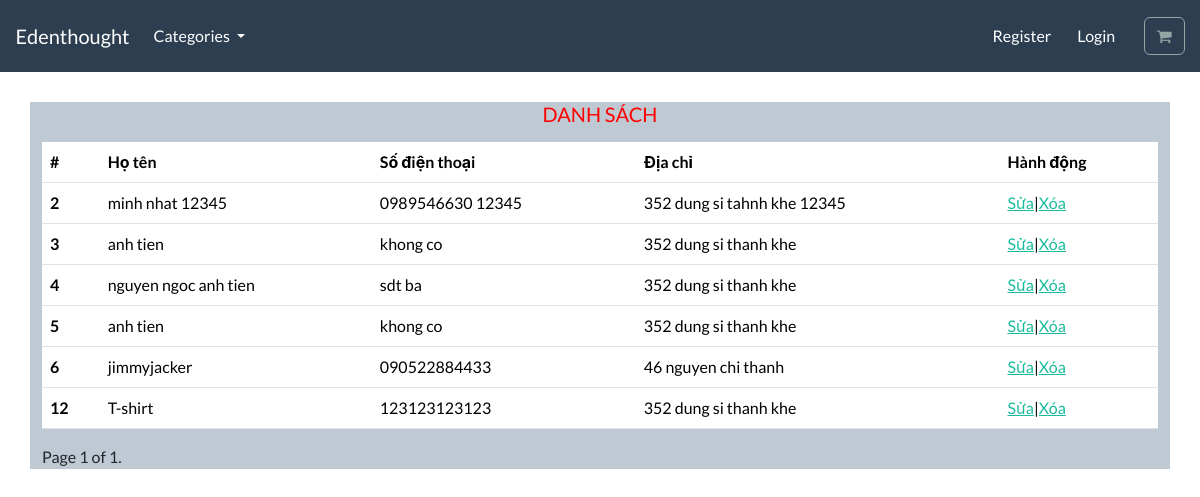
The page /customer/list/ on the database as committed earlier.
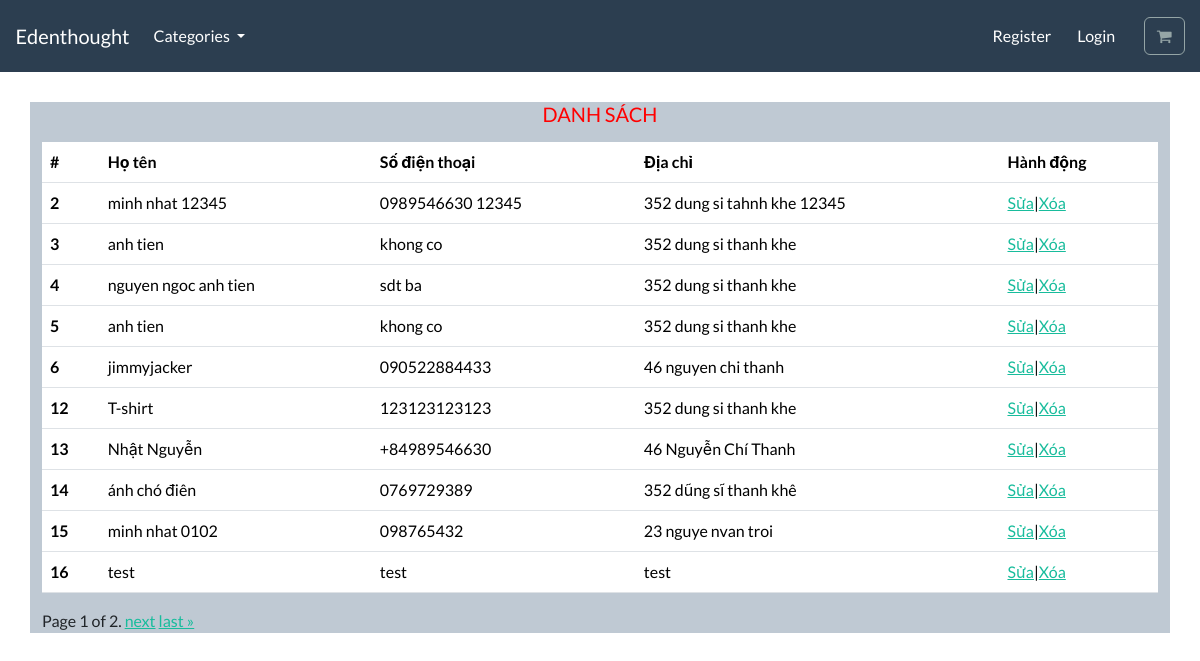
The same page on the database as committed later.
### customer/models.py (models this page shows)
class AddCustomer(models.Model):
  id = models.AutoField(primary_key=True)
  name = models.CharField(max_length=250)
  phone = models.CharField(max_length=250)
  address = models.CharField(max_length=250)

### customer/views.py (the view)
# urls.py: path('list/', views.list_customer, name="list_customer"),
def list_customer(request):
  data = AddCustomer.objects.all()
  paginator = Paginator(data,10)
  page_number = request.GET.get('page_number')
  page_obj = paginator.get_page(page_number)
  return render(request,'customer/list-customer.html',{'page_obj':page_obj})

### templates/customer/list-customer.html (shortened to what this page needs)
{% extends "base.html" %}
{% load static %}
{% block content %}
<div class="container">
  <div class="mb-3" style="
  font-size: 15px;
  text-align: center;
  margin-top: 30px;
">
     <h1 style="
     font-size: 20px;
 ">DANH SÁCH</h1>
  </div>
    <table class="table table-hover">
      <thead>
        <tr>
          <th scope="col">#</th>
          <th scope="col">Họ tên</th>
          <th scope="col">Số điện thoại</th>
          <th scope="col">Địa chỉ</th>
          <th scope="col">Hành động</th>
        </tr>
      </thead>
        <tbody>
          {% for customer in page_obj %}
          <tr>
            <th scope="row">{{customer.id}}</th>
            <td>{{customer.name}}</td>
            <td>{{customer.phone}}</td>
            <td>{{customer.address}}</td>
            <td><a href="{% url 'update_customer' customer.id %}">Sửa</a>|<a onclick="del_customer('{{customer.id}}')" href="#">Xóa</a></td>
          </tr>
          {% endfor %}
        </tbody>
    </table>
    <div class="pagination">
      <span class="step-links">
        <span class="current">
          Page {{ page_obj.number }} of {{ page_obj.paginator.num_pages }}.
        </span>
        {% if page_obj.has_next %}
          <a href="?page={{ page_obj.next_page_number }}">next</a>
          <a href="?page={{ page_obj.paginator.num_pages }}">last &raquo;</a>
        {% endif %}
      </span>
    </div>
  </div>
{% endblock %}

Rows that differ between the two databases and show on the page:
added AddCustomer: id "13", name "Nhật Nguyễn", phone "+84989546630", address "46 Nguyễn Chí Thanh"
added AddCustomer: id "14", name "ánh chó điên", phone "0769729389", address "352 dũng sĩ thanh khê"
added AddCustomer: id "15", name "minh nhat 0102", phone "098765432", address "23 nguye nvan troi"
added AddCustomer: id "16", name "test", phone "test", address "test"
Other text that changed with them:
{{ page_obj.paginator.num_pages }}: "1" → "2"
text now shown: "next last »"
